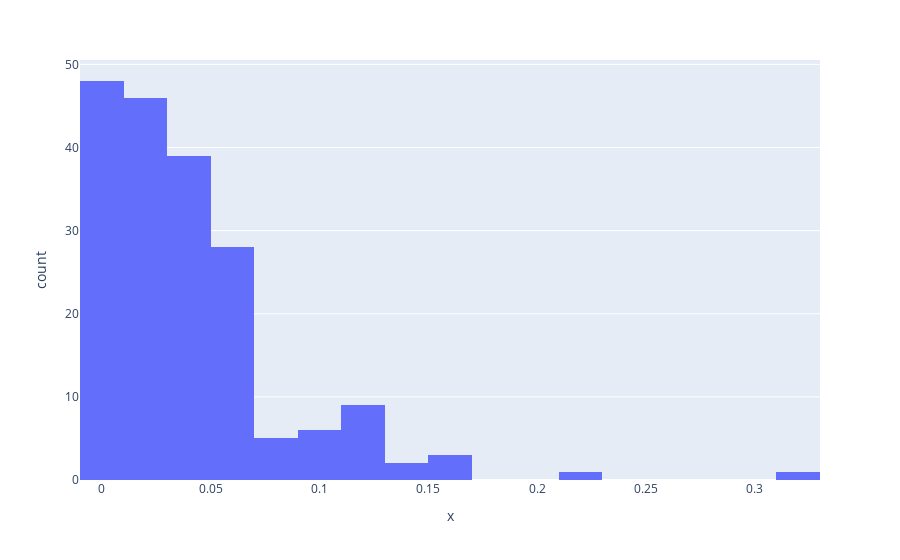

Source (notebook cell):
### Markdown cell above
## Plotting and analyzing data

### Code cell
fig = px.histogram(x=deathrate)
fig.show()

### Figure 1 — Plotly figure (JSON) as saved in the notebook; plotly's stock layout.template omitted (floating-point values rounded to 4 significant figures; data arrays with more than 128 entries replaced by an {"elided": "..."} marker saying what was removed)
{"data": [{"alignmentgroup": "True", "bingroup": "x", "hovertemplate": "x=%{x}<br>count=%{y}<extra></extra>", "legendgroup": "", "marker": {"color": "#636efa"}, "name": "", "offsetgroup": "", "orientation": "v", "showlegend": false, "type": "histogram", "x": {"elided": "188 float values"}, "xaxis": "x", "yaxis": "y"}], "layout": {"barmode": "relative", "legend": {"tracegroupgap": 0}, "margin": {"t": 60}, "xaxis": {"anchor": "y", "domain": [0, 1], "title": {"text": "x"}}, "yaxis": {"anchor": "x", "domain": [0, 1], "title": {"text": "count"}}}}
